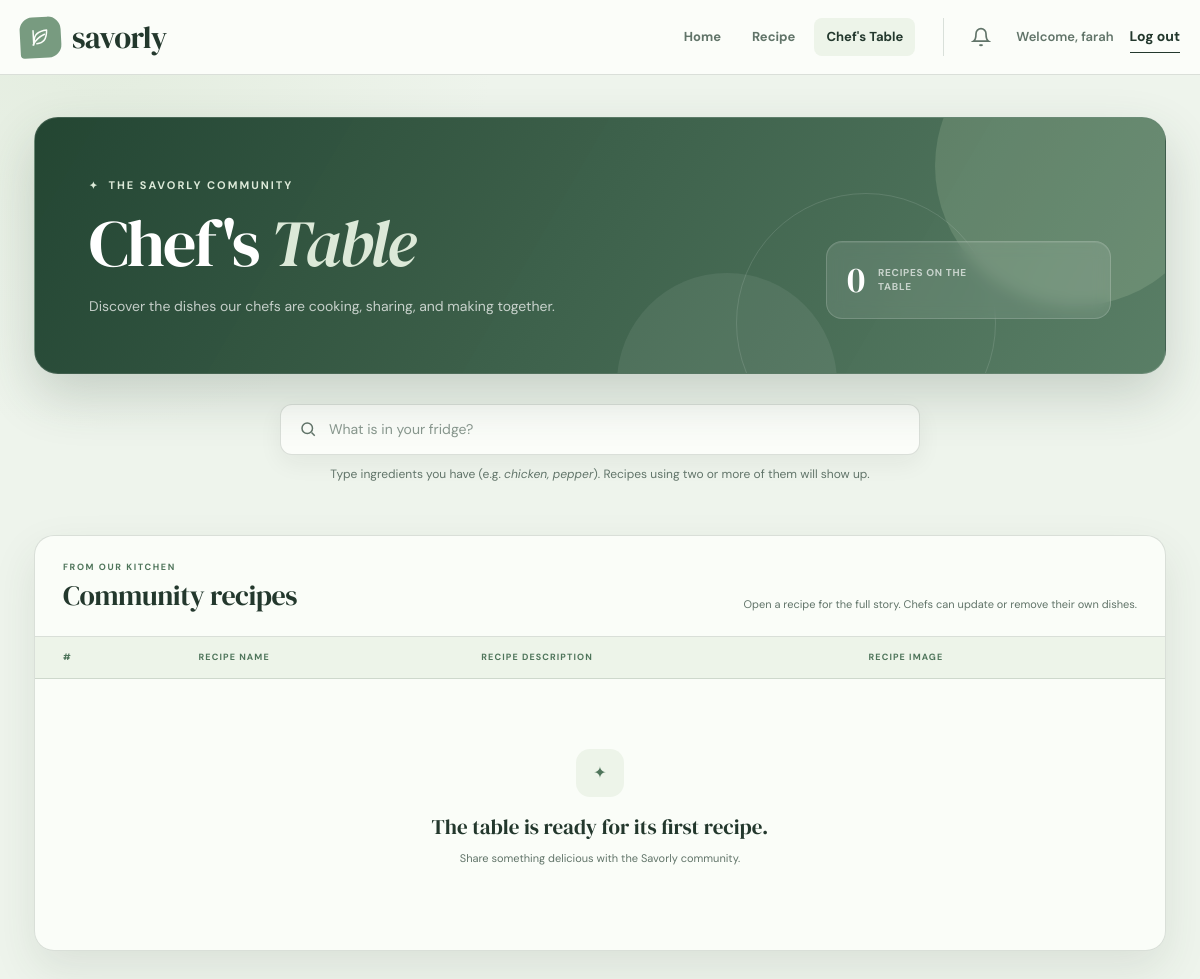
Page /chefs-table/ (signed in) on the earlier database version.
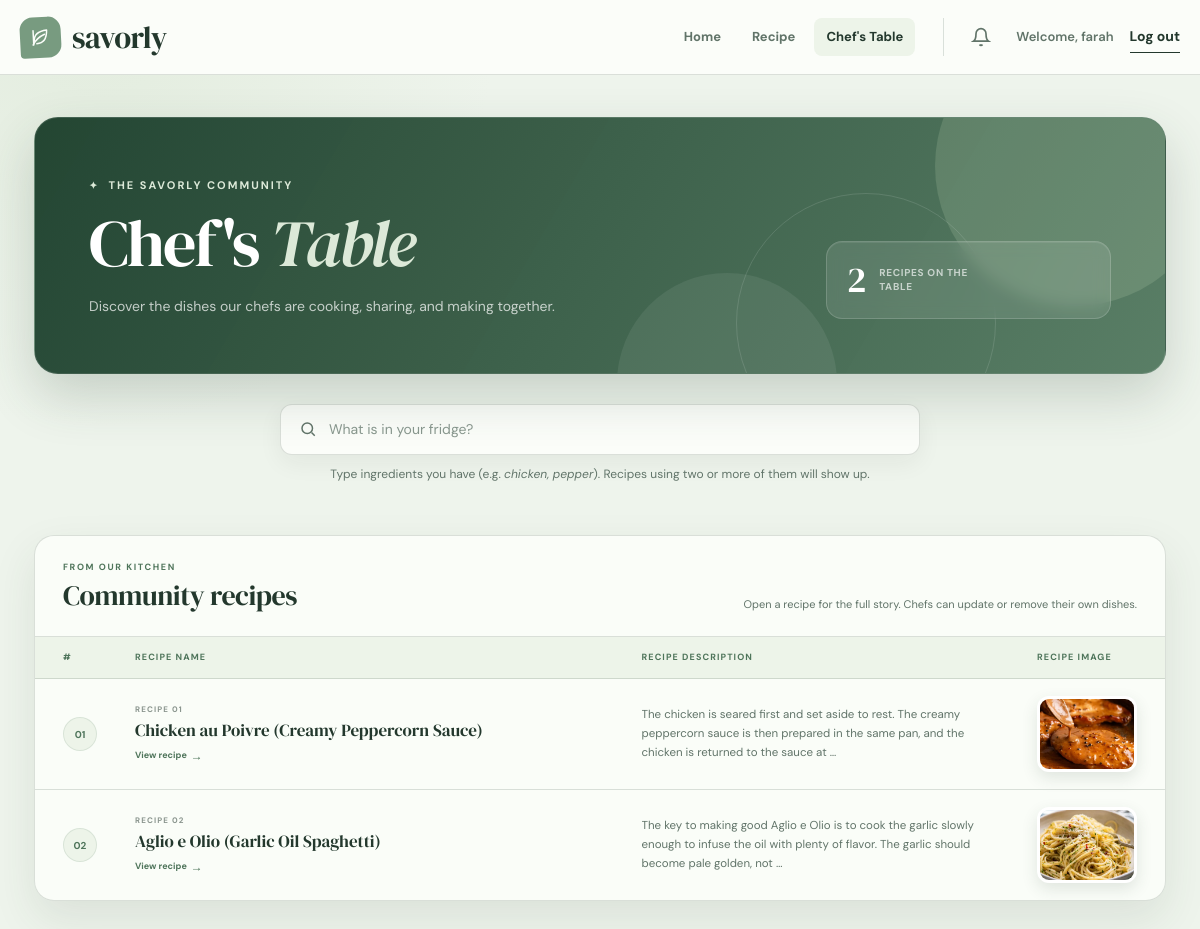
Same page on the later database version.
### vege/models.py (models this page shows, shortened)
class recipe(models.Model):
    name = models.CharField(max_length=100)
    recipe_description = models.TextField()
    recipe_image = models.ImageField(upload_to="recipe_images/", blank=True)
    posted_by = models.ForeignKey(
        settings.AUTH_USER_MODEL,
        on_delete=models.SET_NULL,
        related_name="posted_recipes",
        null=True,
        blank=True,
    )

### vege/views.py (the view)
# urls.py: path("chefs-table/", recipe_views.chefs_table, name="chefs_table"),
@login_required(login_url="login")
def chefs_table(request):
    queryset = recipe.objects.all().order_by("-id")
    return render(
        request,
        "chefs_table.html",
        {
            "recipes": queryset,
            "can_manage": _is_chef(request.user),
        },
    )

### home/models.py (called while the page is built)
    @property
    def is_chef(self):
        return self.role == self.Role.CHEF

    @property
    def is_approved_chef(self):
        return (
            self.is_chef
            and self.chef_approval_status == self.ChefApprovalStatus.APPROVED
        )

### vege/views.py (called while the page is built)
def _is_chef(user):
    profile = getattr(user, "profile", None)
    return profile is not None and profile.is_approved_chef

### vege/templates/chefs_table.html (shortened to what the changed rows need)
{% extends 'base.html' %}
{% block body_class %}chefs-table-page{% endblock %}
{% block start %}
<main class="chefs-table-main">
  <section class="chefs-table-hero" aria-labelledby="chefs-table-title">
    <div class="chefs-table-hero__copy">
      <h1 id="chefs-table-title">Chef's <em>Table</em></h1>
    </div>
    <div class="chefs-table-hero__actions">
      <div class="chefs-table-total">
        <strong>{{ recipes|length }}</strong>
        <span>
          {% if recipes|length == 1 %}recipe{% else %}recipes{% endif %}
          on the table
        </span>
      </div>
    </div>
  </section>
  <section class="chefs-table-card" aria-labelledby="chefs-table-heading">
    <header class="chefs-table-card__header">
      <div>
        <h2 id="chefs-table-heading">Community recipes</h2>
      </div>
    </header>
    <div class="table-responsive chefs-table-scroll">
      <table class="chefs-table">
        <thead>
          <tr>
            <th scope="col">#</th>
            <th scope="col">Recipe Name</th>
            <th scope="col">Recipe Description</th>
            <th scope="col">Recipe Image</th>
          </tr>
        </thead>
        <tbody id="chefs-table-body">
          {% for recipe in recipes %}
            <tr data-description="{{ recipe.recipe_description }}">
              <td class="chefs-table__number">
                <span>{{ forloop.counter|stringformat:"02d" }}</span>
              </td>
              <td class="chefs-table__name">
                <a
                  class="recipe-name-link"
                  href="{% url 'recipe_details' recipe.pk %}"
                >
                  <span class="chefs-table__name-label">
                    Recipe {{ forloop.counter|stringformat:"02d" }}
                  </span>
                  <strong>{{ recipe.name }}</strong>
                  <span class="chefs-table__view-link">
                    View recipe <span aria-hidden="true">→</span>
                  </span>
                </a>
              </td>
              <td class="chefs-table__description">
                <p>{{ recipe.recipe_description|truncatewords:30 }}</p>
              </td>
              <td class="chefs-table__image">
                {% if recipe.recipe_image %}
                  <div class="chefs-table__image-frame">
                    <img
                      src="{{ recipe.recipe_image.url }}"
                      alt="{{ recipe.name }}"
                      width="100"
                      height="76"
                      loading="lazy"
                    />
                  </div>
                {% endif %}
              </td>
            </tr>
          {% empty %}
            <tr class="chefs-table__empty-row">
              <td colspan="{% if can_manage %}5{% else %}4{% endif %}" class="chefs-table__empty">
                <div>
                  <span class="chefs-table__empty-icon" aria-hidden="true">✦</span>
                  <strong>The table is ready for its first recipe.</strong>
                  <p>Share something delicious with the Savorly community.</p>
                </div>
              </td>
            </tr>
          {% endfor %}
        </tbody>
      </table>
    </div>
  </section>
</main>
{% endblock %}

Differences in the rows shown:
added recipe: name "Chicken au Poivre (Creamy Peppercorn Sauce)", recipe_description "The chicken is seared first and set aside to rest. The creamy peppercorn sauce is then prepared in the same pan, and the chicken is returned to the sauce at …", recipe_image (picture)
added recipe: name "Aglio e Olio (Garlic Oil Spaghetti)", recipe_description "The key to making good Aglio e Olio is to cook the garlic slowly enough to infuse the oil with plenty of flavor. The garlic should become pale golden, not …", recipe_image (picture)
Other differences:
{{ recipes|length }}: "0" → "2"
text no longer shown: "✦ The table is ready for its first recipe. Share something delicious with the Savorly community."
